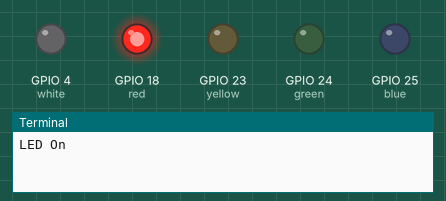
This program was run on a simulated Raspberry Pi (BCM pin numbers). On the bench: output pins drawn as LEDs (lit = HIGH), the last lines printed to the terminal. At 6.9 s the program stops and its outputs stay as they are.

Above: at 0.1 s.
At 0.6 s:
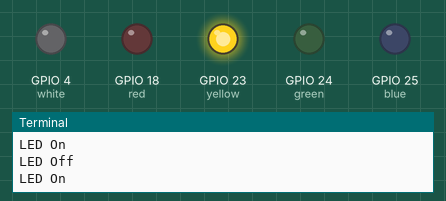
At 1.1 s:
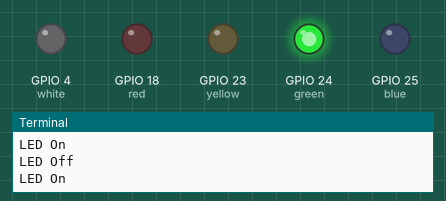
At 2.1 s:
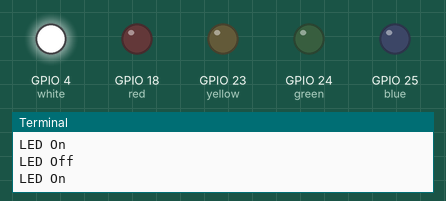
At 6.0 s:
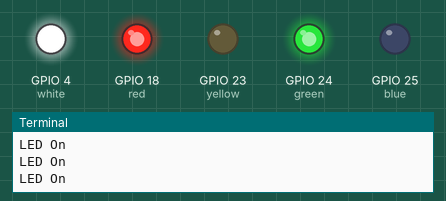
At 7.0 s:
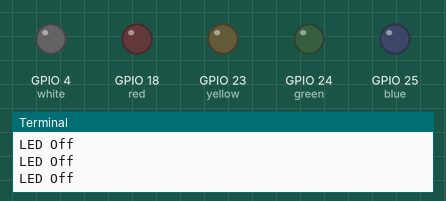
Timing chart, 0 to 8.4 s (numbered marks = the images above):
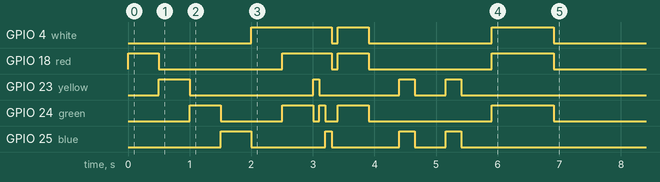

The program:

concert-led.py
```python
#!/usr/bin/python
import led_functions as lf
import time

red = 18
yellow = 23
green = 24
blue = 25
white = 4

lf.setup(red)
lf.setup(yellow)
lf.setup(green)
lf.setup(blue)
lf.setup(white)

lf.turn_on(red)
time.sleep(0.5)

lf.turn_off(red)
lf.turn_on(yellow)
time.sleep(0.5)

lf.turn_off(yellow)
lf.turn_on(green)
time.sleep(0.5)

lf.turn_off(green)
lf.turn_on(blue)
time.sleep(0.5)

lf.turn_off(blue)
lf.turn_on(white)
time.sleep(0.5)

lf.turn_on(red)
lf.turn_on(green)
time.sleep(0.5)

lf.turn_off(green)
lf.turn_on(yellow)
time.sleep(0.1)

lf.turn_off(yellow)
lf.turn_on(green)
time.sleep(0.1)

lf.turn_off(green)
lf.turn_on(blue)
time.sleep(0.1)

lf.turn_off(blue)
lf.turn_off(white)
lf.turn_off(red)
time.sleep(0.1)

lf.turn_on(red)
lf.turn_on(green)
lf.turn_on(white)
time.sleep(0.5)

lf.turn_off(red)
lf.turn_off(green)
lf.turn_off(white)
time.sleep(0.5)

lf.turn_on(yellow)
lf.turn_on(blue)
time.sleep(0.25)

lf.turn_off(yellow)
lf.turn_off(blue)
time.sleep(0.5)

lf.turn_on(yellow)
lf.turn_on(blue)
time.sleep(0.25)

lf.turn_off(yellow)
lf.turn_off(blue)
time.sleep(0.5)

lf.turn_on(red)
lf.turn_on(green)
lf.turn_on(white)
time.sleep(1)

lf.turn_off(red)
lf.turn_off(green)
lf.turn_off(white)
```

led_functions.py
```python
import RPi.GPIO as GPIO
import time
GPIO.setmode(GPIO.BCM)
GPIO.setwarnings(False)

def setup(color):
	GPIO.setup(color,GPIO.OUT)

def turn_on(color):
	GPIO.output(color,GPIO.HIGH)
	print "LED On"

def turn_off(color):
	GPIO.output(color,GPIO.LOW)
	print "LED Off"

def flash(color):
	turn_on(color)
	time.sleep(1)
	turn_off(color)
```

Measured:
- by itself, GPIO 4 (white): goes HIGH 1.3 s, LOW 0.10 s, HIGH 0.50 s, LOW 2.0 s, HIGH 1.0 s, then LOW
- by itself, GPIO 18 (red): LOW → HIGH at 0.00 s, → LOW 0.50 s later, → HIGH 2.0 s later, → LOW 0.80 s later, … (8 changes in this stretch)
- by itself, GPIO 23 (yellow): LOW → HIGH at 0.50 s, → LOW 0.50 s later, → HIGH 2.0 s later, → LOW 0.10 s later, … (8 changes in this stretch)
- by itself, GPIO 24 (green): LOW → HIGH at 1.0 s, → LOW 0.50 s later, → HIGH 1.0 s later, → LOW 0.50 s later, … (10 changes in this stretch)
- by itself, GPIO 25 (blue): LOW → HIGH at 1.5 s, → LOW 0.50 s later, → HIGH 1.2 s later, → LOW 0.10 s later, … (8 changes in this stretch)
